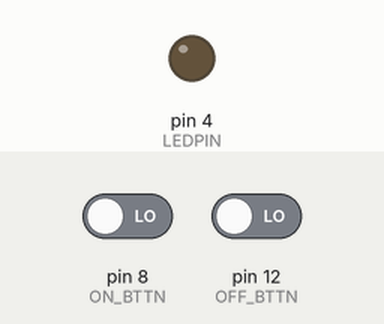
Simulated run of this sketch. Board: Arduino Uno, built with avr-gcc and run on an emulated ATmega328P. Parts: output pins drawn as LEDs (lit = HIGH). Inputs (shaded band) come from the test bench; at power-on: pin 12 (OFF_BTTN) LOW, pin 8 (ON_BTTN) LOW.

Above: at 1.2 s.
1.3 s: pin 12 (OFF_BTTN) driven HIGH
At 2.1 s:
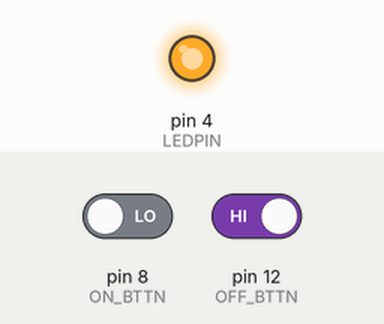
4.3 s: pin 12 (OFF_BTTN) driven LOW
At 4.6 s:
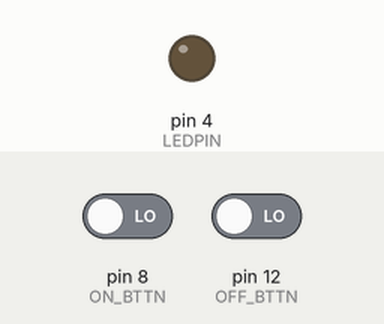
5.8 s: pin 8 (ON_BTTN) driven HIGH
At 6.9 s:
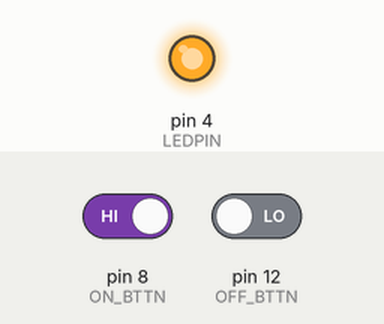
Timing chart, 0 to 8.8 s (numbered marks = the images above; inputs shaded):
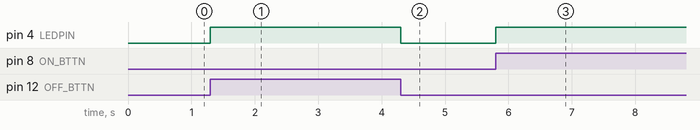

The sketch:

two_buttons.ino
```cpp
// (licence header left out)
#define LEDPIN 4       //pin which is connected to the LED
#define ON_BTTN  8    //pin which is connected to the pushbutton 1
#define OFF_BTTN 12  //pin which is connected to pushbutton 2
bool reset  = false; //holds whether to turn off the LED or not.

void setup() {
 pinMode(LEDPIN,OUTPUT);  //set pin to output a signal
 pinMode(ON_BTTN,INPUT);  //set pin to be receive input signal
 pinMode(OFF_BTTN,INPUT);  //set pin to be receive input signal
}

void loop() {
  if(digitalRead(OFF_BTTN) == HIGH) {
    reset = true;
  }
  if(digitalRead(ON_BTTN) == HIGH && reset == false) { //if button 1 is pressed
    digitalWrite(LEDPIN,HIGH);  //set the output to HIGH on LEDPIN
  }
  else if(reset == true ) {     //if button 2 was pressed
    digitalWrite(LEDPIN,HIGH);   //set output to LOW on LEDPIN
    delay(1000);
    digitalWrite(LEDPIN,LOW);   //set output to LOW on LEDPIN
    reset = false;           //reset is returned to a value of false
  }
}
```

Measured:
- after the input at 1.3 s, pin 4 (LEDPIN): LOW → HIGH at once
- after the input at 4.3 s, pin 4 (LEDPIN): HIGH → LOW at once
- after the input at 5.8 s, pin 4 (LEDPIN): LOW → HIGH at once
